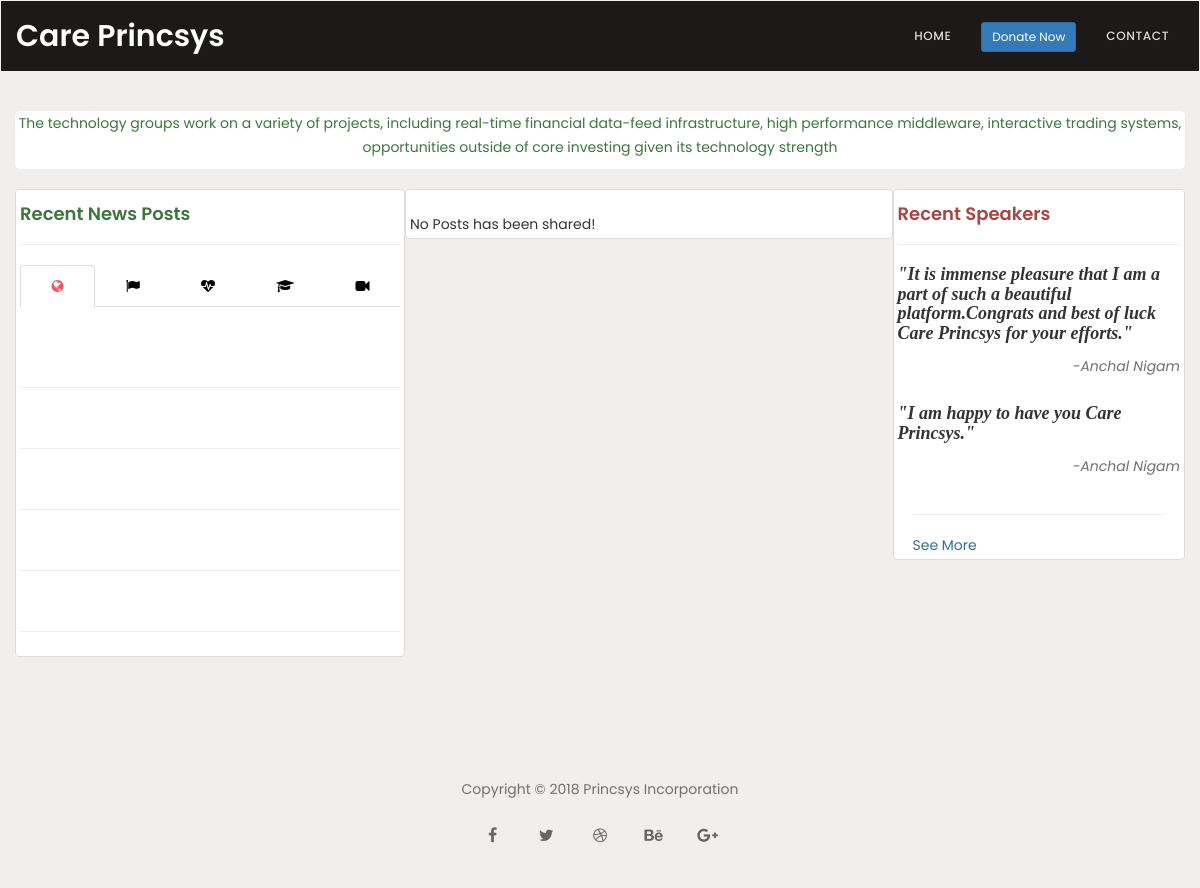
Before: /newsfeed.php with the older database file.
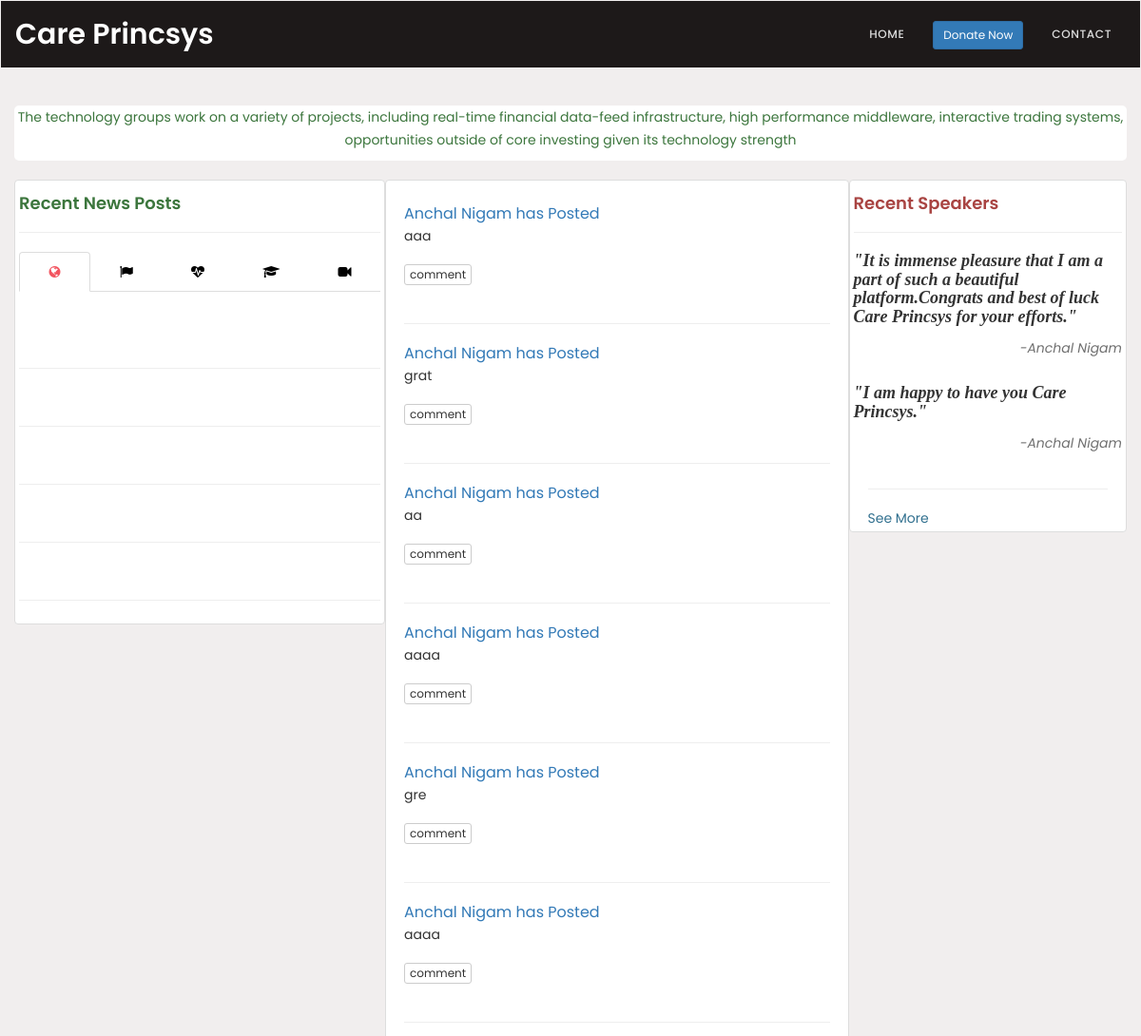
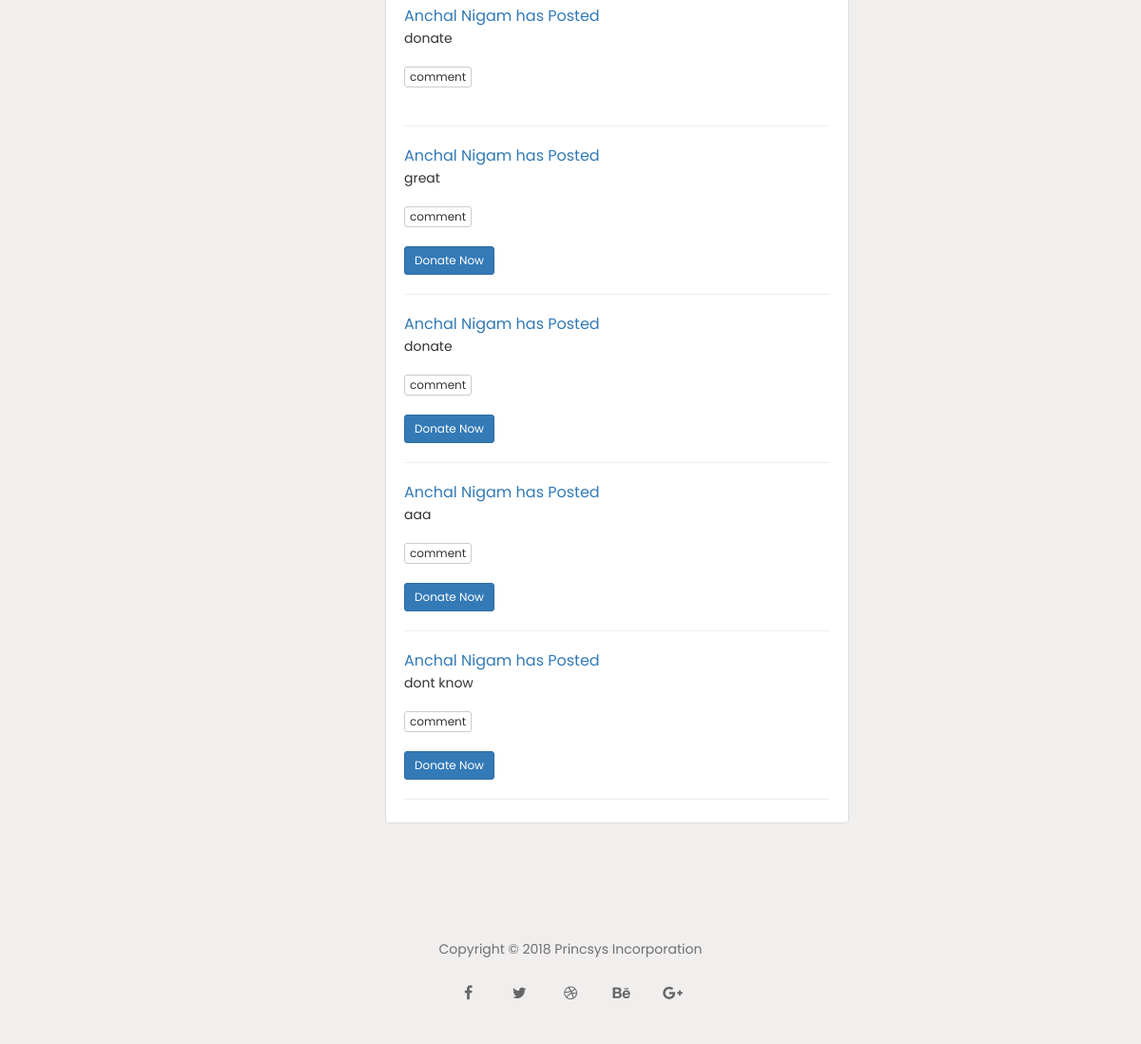
After: the same page with the newer database file (2 pictures, top to bottom).
### tables this page shows
CREATE TABLE `speaks` (
  `id` int(11) NOT NULL,
  `userid` int(11) NOT NULL,
  `speaks` longtext NOT NULL,
  `TimeCurrent` timestamp NOT NULL DEFAULT CURRENT_TIMESTAMP
);

CREATE TABLE `user` (
  `id` int(11) NOT NULL,
  `fullname` varchar(255) NOT NULL,
  `email` varchar(255) NOT NULL,
  `password` varchar(255) NOT NULL,
  `gender` char(2) NOT NULL,
  `address` text NOT NULL,
  `state` varchar(255) NOT NULL,
  `city` varchar(255) NOT NULL,
  `contact` bigint(11) NOT NULL,
  `occupation` varchar(255) NOT NULL,
  `type` int(11) NOT NULL,
  `domain` text NOT NULL,
  `proimage` text NOT NULL,
  `reg Date` timestamp NOT NULL DEFAULT CURRENT_TIMESTAMP,
  `updation date` varchar(255) NOT NULL
);

CREATE TABLE `posts` (
  `id` int(11) NOT NULL,
  `userid` int(11) NOT NULL,
  `status` text NOT NULL,
  `image` varchar(255) NOT NULL,
  `donationNeed` varchar(255) NOT NULL,
  `timepost` timestamp NOT NULL DEFAULT CURRENT_TIMESTAMP,
  `updationTime` varchar(255) NOT NULL
);

### newsfeed.php (the view, shortened to what this page needs)
<?php
include('config.php');
?>
<!DOCTYPE html>
<html lang="en">
<head>
<link rel="stylesheet" href="css/bootstrap.min.css">
<link href="https://cdnjs.cloudflare.com/ajax/libs/sweetalert/1.1.3/sweetalert.min.css" rel="stylesheet" />
<link rel="stylesheet" href="css/animate.css">
<link rel="stylesheet" href="css/font-awesome.min.css">
<link rel="stylesheet" href="css/owl.theme.css">
<link rel="stylesheet" href="css/owl.carousel.css">
<link href = "https://code.jquery.com/ui/1.10.4/themes/ui-lightness/jquery-ui.css"
         rel = "stylesheet">
<link rel="stylesheet" href="css/style.css">
</head>
<body style="background-color: #f1eeee;">
<div class="navbar navbar-top custom-navbar" role="navigation">
	<div class="container-fluid" style="background-color: #1d1919;position:relative;bottom: 20px;">
		<div class="navbar-header">
			<a href="index.php" class="navbar-brand">Care Princsys</a>
		</div>
		<div class="collapse navbar-collapse">
			<ul class="nav navbar-nav navbar-right">
				<li><a href="index.php">Home</a></li>
				<li><a href="#"><button type="button" class="btn btn-primary btn-sm" data-toggle="modal" data-target="#myModal">Donate Now</button></a></li>
				<li><a href="#contact" class="smoothScroll">Contact</a></li>
			</ul>
		</div>
	</div>
</div>
<section>
	<div class="container">
		<div class="row" style="background-color: white;border-radius: 5px;">
			<center>
				<p class="text-success">The technology groups work on a variety of projects, including real-time financial data-feed infrastructure, high performance middleware, interactive trading systems,  opportunities outside of core investing given its technology strength</p>
			</center>
		</div>
		<br>
		<div class="row">
			<div class="col-lg-4 col-md-4 col-sm-4 col-xs-12 thumbnail" style="background-color: white">
				<div>
					<h4 class="text-success">Recent News Posts</h4><hr>
					<ul class="nav nav-tabs nav-justified">
						<li class="active"><a data-toggle="tab" href="#international" title="International"><i class="fa fa-globe" aria-hidden="true"> </i></a></li>
						<li><a data-toggle="tab" href="#national" title="National"><i class="fa fa-flag" aria-hidden="true"></i></a></li>
						<li><a data-toggle="tab" href="#medical" title="Health and Medical"><i class="fa fa-heartbeat" aria-hidden="true"></i></a></li>
						<li><a data-toggle="tab" href="#education" title="Education"><i class="fa fa-graduation-cap" aria-hidden="true"></i></a></li>
						<li><a data-toggle="tab" href="#entertainment" title="Entertainment"><i class="fa fa-video-camera" aria-hidden="true"></i></a></li>
					  </ul>
					<div class="tab-content">
					 <?php $feed="http://feeds.bbci.co.uk/news/world/rss.xml";
					 $news=feednews($feed);
					   ?>
					 <div id="international" class="tab-pane fade in active">
					 <?php
					    for($j=0;$j<5;$j++) {
							?>
					<div id="news1">
					<div class="pub-date pull-right"><em><?php echo $news[$j][2];  ?></em></div><br/>
					<hr>
                    </div>
						<?php } ?>
				</div>
				</div>
			  </div>
			</div>
			<div class="col-lg-5 col-md-5 col-sm-5 col-xs-12 thumbnail" style="background-color: white;">
				<div>
					<br>
					<?php $query=mysqli_query($bd,"select posts.*,user.fullname from posts join user on user.id=posts.userid");
                        if(mysqli_num_rows($query)>0) 	{
                        while($row=mysqli_fetch_array($query)) {						?>
					<div class="col-lg-12">
						<a href="profile of user" style="font-size:16px;"><?php echo $row['fullname']; ?> has Posted</a>
					</div>
					<div class="col-lg-12">
					</div>
					<div class="col-lg-12 col-md-12 col-sm-12 col-xs-12">
						<?php echo $row['status']; ?><br><br>
						<div>
							<button class="btn btn-xs btn-default" onclick="cmt_btn()" id="comment_btn">comment</button>
						</div>
						<br>
						<?php if($row['donationNeed']=='yes') { ?>
						<a href="#myModal" class="btn btn-primary btn-sm" data-toggle="modal">Donate Now</a>
  <?php } ?>
						<hr>
					</div>
					<br>
						<?php } }
                    else{
                    echo "No Posts has been shared!"; }						?>
				</div>
			</div>
			<div class="col-lg-3 col-md-3 col-sm-3 col-xs-12 thumbnail" style="background-color: white">
				<h4 class="text-danger">Recent Speakers</h4><hr>
				<?php $query=mysqli_query($bd,"select speaks.speaks,user.fullname from speaks join user on speaks.userid=user.id limit 3");
                   if(mysqli_num_rows($query)) {
                    while($row=mysqli_fetch_array($query)) {				   ?>
				<div>
					<h4 style="font-family:garamond"><em>"<?php echo $row['speaks']; ?>"</em></h4>
				<p class="pull-right"><cite>-<a href=""></a><?php echo $row['fullname']; ?></cite></p>
				</div><br/><br/>
				   <?php }  ?>
                  <div class="col-lg-12 col-md-12 col-sm-12 col-xs-12"><hr>
				   <a href="#" class="text-info">See More</a>
				   </div>   <?php   }					   ?>
			</div>
	</div>
</section>
<footer>
	<div class="container">
		<div class="row">
			<div class="col-md-12 col-sm-12">
				<p class="wow fadeInUp" data-wow-delay="0.6s">Copyright &copy; 2018 Princsys Incorporation</p>
				<ul class="social-icon">
					<li><a href="#" class="fa fa-facebook wow fadeInUp" data-wow-delay="1s"></a></li>
					<li><a href="#" class="fa fa-twitter wow fadeInUp" data-wow-delay="1.3s"></a></li>
					<li><a href="#" class="fa fa-dribbble wow fadeInUp" data-wow-delay="1.6s"></a></li>
					<li><a href="#" class="fa fa-behance wow fadeInUp" data-wow-delay="1.9s"></a></li>
					<li><a href="#" class="fa fa-google-plus wow fadeInUp" data-wow-delay="2s"></a></li>
				</ul>
			</div>
		</div>
	</div>
</footer>
</body>
</html>

### css/style.css (style rules this page uses)
body { background: #ffffff; font-family: 'Poppins', sans-serif; font-style: normal; font-weight: 400; }
h1,h2,h3,h4,h5,h6 { font-weight: 600; }
p { color: #707070; font-size: 14px; line-height: 24px; }
a { text-decoration: none !important; outline: none; }
#detail, #video, #speakers, #program, #sponsors, #contact, footer { padding-top: 10rem; padding-bottom: 10rem; }
#detail, #speakers, #sponsors, footer { text-align: center; }
.custom-navbar { margin-bottom: 0; background-color: #101010; }
.custom-navbar .navbar-brand { color: #ffffff; font-weight: 600; font-size: 3rem; line-height: 40px; }
.custom-navbar .nav li a { color: #ddd; font-size: 12px; font-weight: 500; letter-spacing: 0.6px; text-transform: uppercase; line-height: 40px; transition: all 0.4s ease-in-out; }
@media (min-width:768px) { .custom-navbar { padding: 20px 0; border-bottom: 0; background: 0 0; } }
.nav-tabs { margin-bottom: 20px; }
.nav-tabs > li { float: left; margin-bottom: -1px; }
.nav-tabs > li > a { color: #000000; font-weight: 600; margin-right: 2px; line-height: 1.42857143; border: none; border-radius: 0px; }
.nav-tabs > li.active > a, .nav-tabs > li.active > a:hover, .nav-tabs > li.active > a:focus { color: #f2545f; cursor: default; background-color: transparent; border: 1px solid transparent; border-bottom-color: #999; }
.tab-content { padding-top: 20px; }
footer { background-attachment: fixed; }
.social-icon { position: relative; padding: 0; margin: 0; }
.social-icon li { display: inline-block; list-style: none; }
.social-icon li a { color: #666; border-radius: 100px; font-size: 16px; text-decoration: none; transition: all 0.4s ease-in-out; width: 50px; height: 50px; line-height: 50px; text-align: center; vertical-align: middle; }

Changed rows visible on the page:
added posts: userid.fullname "Anchal Nigam", status "aaa"
added posts: userid.fullname "Anchal Nigam", status "grat"
added posts: userid.fullname "Anchal Nigam", status "aa"
added posts: userid.fullname "Anchal Nigam", status "aaaa"
added posts: userid.fullname "Anchal Nigam", status "gre"
added posts: userid.fullname "Anchal Nigam", status "aaaa"
added posts: userid.fullname "Anchal Nigam", status "donate"
added posts: userid.fullname "Anchal Nigam", status "great", donationNeed "Donate Now"
added posts: userid.fullname "Anchal Nigam", status "donate", donationNeed "Donate Now"
added posts: userid.fullname "Anchal Nigam", status "aaa", donationNeed "Donate Now"
added posts: userid.fullname "Anchal Nigam", status "dont know", donationNeed "Donate Now"
Other visible differences:
text no longer shown: "No Posts has been shared!"
